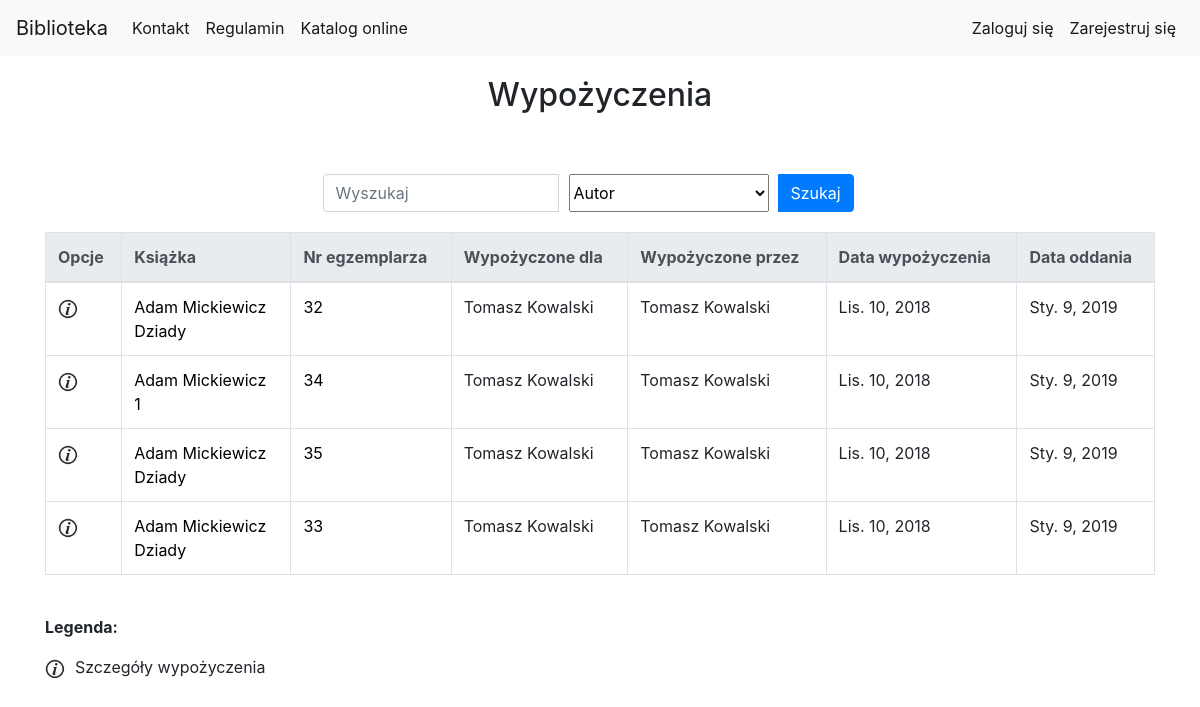
/library/borrow_list/, run on an earlier commit of the app's database.
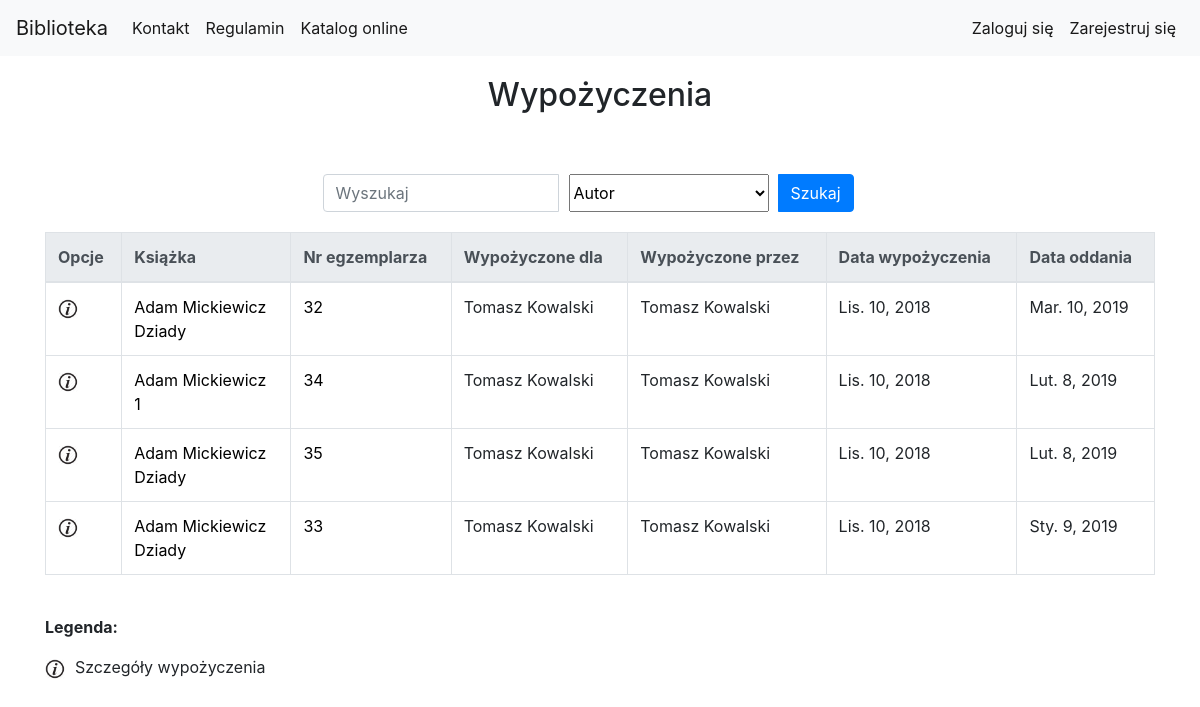
And on a later commit of the database.
### library_app/models.py (models this page shows, shortened)
class Borrow(models.Model):
    user = models.ForeignKey(User, verbose_name='Wypożycz dla')
    borrow_librarian = models.ForeignKey(User, related_name="borrow_librarian", verbose_name='Bibliotekarz wypożyczający')
    receive_librarian = models.ForeignKey(User, related_name="receive_librarian", null=True, blank=True, verbose_name='Bibliotekarz odbierający')
    book_copy_id = models.ForeignKey(BookCopy, related_name="borrow_bookcopy", verbose_name='Egzemplarz ksiązki')
    borrow_date = models.DateField(auto_now=True, verbose_name='Data wypożyczenia')
    receive_date = models.DateField(default=datetime.now()+timedelta(days=60), verbose_name='Data oddania')
    is_prolong = models.BooleanField(default=False)

class BookCopy(models.Model):
    book = models.ForeignKey(Book, related_name="bookcopies", verbose_name='Wybierz książkę') #teraz w templatce mozemy z poziomu klasy book odnosic sie do obiektow bookcopy, np {{book.bookcopies.count}} da liczbe kopii ksiazek ktore maja w polu book id danej ksiazki
    is_borrowed = models.BooleanField(default=False)

class Book(models.Model):
    authors = models.ManyToManyField(Author, related_name='book_authors', verbose_name='Autorzy')
    category = models.ForeignKey(Category, related_name='book_categories', verbose_name='Kategoria')
    publishing_house = models.ForeignKey(PublishingHouse, related_name='publishing_houses', verbose_name='Wydawnictwo')
    isbn = models.CharField(max_length=30, unique=True, verbose_name='Numer ISBN')
    title = models.CharField(max_length=200, verbose_name='Tytuł')
    description = models.TextField(blank=True, default='', verbose_name='Opis')
    publish_date = models.DateField(default=datetime.now, blank=True, verbose_name='Data publikacji')
    edition = models.PositiveIntegerField(default=1, verbose_name='Numer wydania')
    image_url = models.URLField(default='', blank=True, null=True, verbose_name='Adres url okładki zakończony rozszerzeniem obrazu')
    add_date = models.DateTimeField(auto_now=True)
    slug = models.SlugField(allow_unicode=True, unique=True)

### library_app/views.py (the view)
class BorrowListView(LoginRequiredMixin, SuperuserRequiredMixin, generic.ListView):
    login_url = reverse_lazy('no_permission')
    model = models.Borrow
    context_object_name = "borrow_list" #human-understandable name of variable to access from templates
    paginate_by = 10
    def get_queryset(self):
        search_query = self.request.GET.get("search_query")
        search_type = self.request.GET.get("search_type")
        if search_query is not None:
            if search_type == "title":
                return models.Borrow.objects.all().filter(book_copy_id__book__title__icontains=search_query)
            elif search_type == "author":
                authors_result = models.Borrow.objects.all().filter(book_copy_id__book__authors__first_name__icontains=search_query) | models.Borrow.objects.all().filter(book_copy_id__book__authors__last_name__icontains=search_query)
                return authors_result
            elif search_type == "bookcopy_nr":
                return models.Borrow.objects.all().filter(book_copy_id__id__icontains=search_query)
            elif search_type == "borrow_by_user":
                borrow_by_result = models.Borrow.objects.all().filter(user__first_name__contains=search_query) | models.Borrow.objects.all().filter(user__last_name__contains=search_query)
                return borrow_by_result
            elif search_type == "borrow_by_librarian":
                borrow_by_result = models.Borrow.objects.all().filter(borrow_librarian__first_name__contains=search_query) | models.Borrow.objects.all().filter(borrow_librarian__last_name__contains=search_query)
                return borrow_by_result
        else:
            return models.Borrow.objects.all()

### library_app/templates/library_app/borrow_list.html (shortened to what this page needs)
{% extends "base.html" %}
{% load static %}
{% block body_block %}
<div class="container">
    <div class="page-title">
        <h2>Wypożyczenia</h2>
    </div>
            <div class="search-bar">
                <form class="form-inline" action="{% url 'library_app:borrow_list' %}" method="GET">
                    <div class="input-group">
                        <input type="search" class="form-control" name="search_query" placeholder="Wyszukaj">
                        <select class="search-select" name="search_type">
                            <option value="author" selected>Autor</option>
                        </select>
                        <div class="input-group-append search-button">
                            <button class="btn btn-primary" type="submit">Szukaj</button>
                        </div>
                    </div>
                </form>
            </div>
    <table class="table table-bordered table-hover">
        <thead class="thead-light">
            <tr>
                <th scope="col">Opcje</th>
                <th scope="col">Książka</th>
                <th scope="col">Nr egzemplarza</th>
                <th scope="col">Wypożyczone dla</th>
                <th scope="col">Wypożyczone przez</th>
                <th scope="col">Data wypożyczenia</th>
                <th scope="col">Data oddania</th>
            </tr>
        </thead>
        <tbody>
            {% for borrow in borrow_list %}
            <tr>
                <td>
                    <a href="{% url 'library_app:borrow_detail' pk=borrow.pk %}"><img src="{% static 'website_icons/info_ico.png' %}" alt="Szczegóły" width="20" height="20"></a>
                </td>
                <td>
                    {% for author in borrow.book_copy_id.book.authors.all %}
                        <a href="{% url 'library_app:author_detail' pk=author.pk %}">{{author.first_name}} {{author.last_name}}</a>
                        <br>
                    {% endfor %}
                    <a href="{% url 'library_app:book_detail' pk=borrow.book_copy_id.book.pk %}">{{borrow.book_copy_id.book.title}}</a>
                </td>
                <td><a href="{% url 'library_app:bookcopy_detail' pk=borrow.book_copy_id.pk %}">{{borrow.book_copy_id.id}}</a></td>
                <td>{{borrow.user.get_full_name}}</td>
                <td>{{borrow.borrow_librarian.get_full_name}}</td>
                <td>{{borrow.borrow_date}}</td>
                <td>{{borrow.receive_date}}</td>
            </tr>
            {% endfor %}
        </tbody>
    </table>
        <div class="table-legend">
        <p><b>Legenda:</b></p>
        <p><img src="{% static 'website_icons/info_ico.png' %}" alt="Szczegóły" width="20" height="20">Szczegóły wypożyczenia</p>
    </div>
</div>
{% endblock %}

What changed in the data, as far as the page shows it:
changed Borrow: receive_date "Sty. 9, 2019" → "Mar. 10, 2019"
changed Borrow (number 2 of 4 on the later page): receive_date "Sty. 9, 2019" → "Lut. 8, 2019"
changed Borrow (number 3 of 4 on the later page): receive_date "Sty. 9, 2019" → "Lut. 8, 2019"
